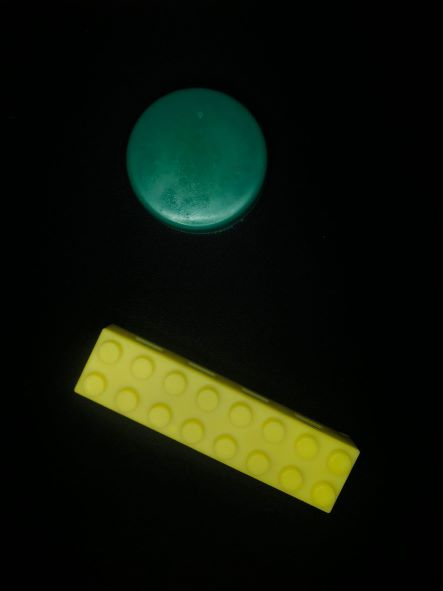
#> input picture AF4/Assets/Img4small.jpeg, 443 x 591 px, found by its file name
$ python main.py Assets/Img4small.jpeg
#> lines starting #> are read from the running program, lines starting #| are printed output that depends on the picture
##Actividad Fundamental 4
##Imports
import sys
import cv2 as cv


def main(argv):
    ##Variales
    profundidad = cv.CV_16S
    matrizkernel1 = 3
    matrizkernel2 = 5
    nombreImagen1 = 'Imagen 1 Kernel 1'
    nombreImagen2 = 'Imagen 1 Kernel'

    ##Cargando Imagen
    src1 = cv.imread("Assets\Img4small.jpeg", cv.IMREAD_COLOR)
#> src1 is the input picture: shape (591, 443, 3); mean B, G, R 9.3, 21.9, 15.8
    src2 = cv.imread("Assets\Img4small.jpeg", cv.IMREAD_COLOR)

    ## Revisamo si la iagen funciona bien
    if src1 is None:
        print ('Error al cargar la imagen, Reviasr variable src1')
        return -1

    if src2 is None:
        print ('Error al cargar la imagen, Reviasr variable src2')
        return -1

    ## Se limpia la imagen con el Blur
    src1 = cv.GaussianBlur(src1, (3, 3), 0)
    src2 = cv.GaussianBlur(src2, (3, 3), 0)

    ## Convertimos a Escala de Grises
    srcEscalaGrises1 = cv.cvtColor(src1, cv.COLOR_BGR2GRAY)
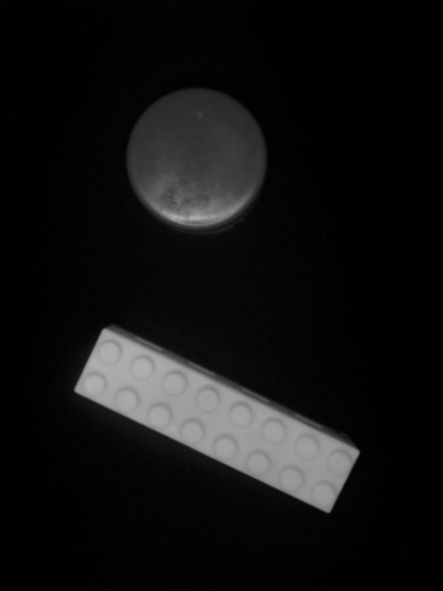
#> srcEscalaGrises1: shape (591, 443); min 0, max 177, mean 18.5
    srcEscalaGrises2 = cv.cvtColor(src2, cv.COLOR_BGR2GRAY)

    ## Aplicamos filtro de Laplace
    srclaplace1 = cv.Laplacian(srcEscalaGrises1, profundidad, ksize=matrizkernel1)
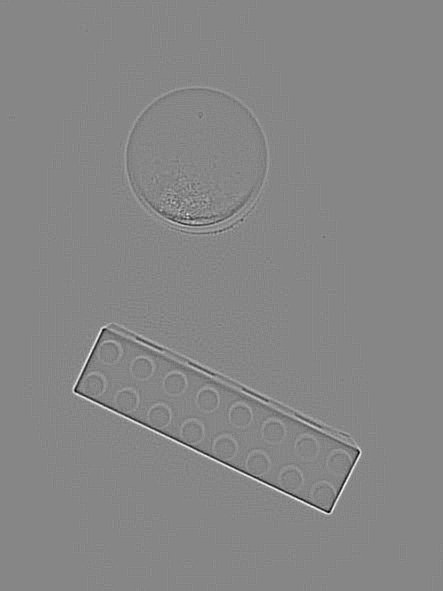
#> srclaplace1: shape (591, 443) int16; min -152, max 136, mean 0; drawn with min black and max white
    srclaplace2 = cv.Laplacian(srcEscalaGrises2, profundidad, ksize=matrizkernel2)

    ## Convertimos unidad de 8bits
    srcfinal1 = cv.convertScaleAbs(srclaplace1)
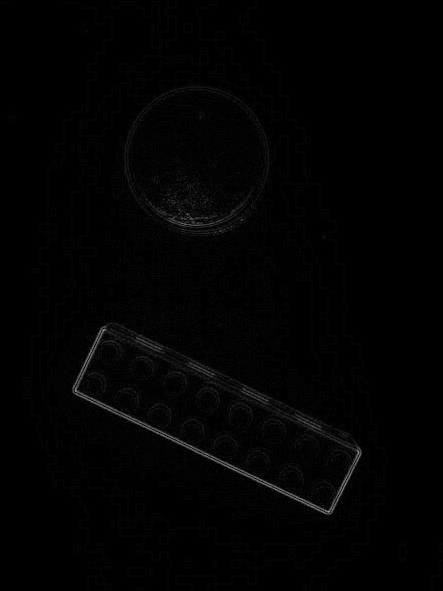
#> srcfinal1: shape (591, 443); min 0, max 152, mean 2.4
    srcfinal2 = cv.convertScaleAbs(srclaplace2)
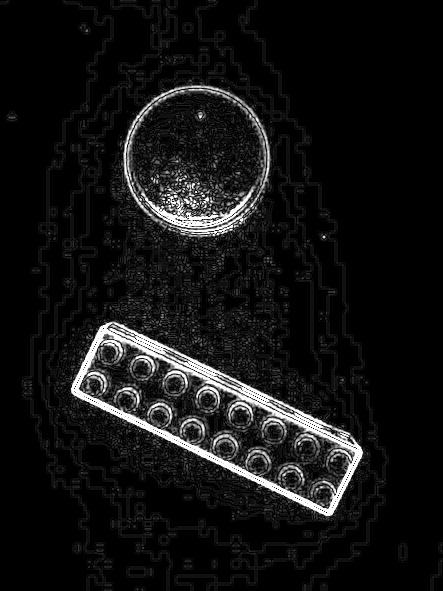
#> srcfinal2: shape (591, 443); min 0, max 255, mean 19.3

    ##Mostramops la imagen
    cv.imshow(nombreImagen1, srcfinal1)
    cv.imshow(nombreImagen2, srcfinal2)
    cv.waitKey(0)

    return 0
if __name__ == "__main__":
    main(sys.argv[1:])

$ run again, with AF4/Assets/Img2small.jpeg copied over AF4/Assets/Img4small.jpeg
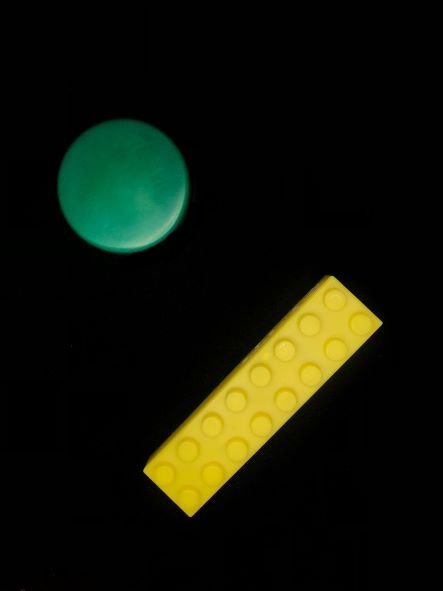
#> input picture AF4/Assets/Img2small.jpeg, 443 x 591 px, found by its file name
#> in main, src1 is the input picture: shape (591, 443, 3); mean B, G, R 7.9, 21.4, 17.8
#> in main, `srclaplace1 = cv.Laplacian(srcEscalaGrises1, profundidad, ksize=matriz..`:
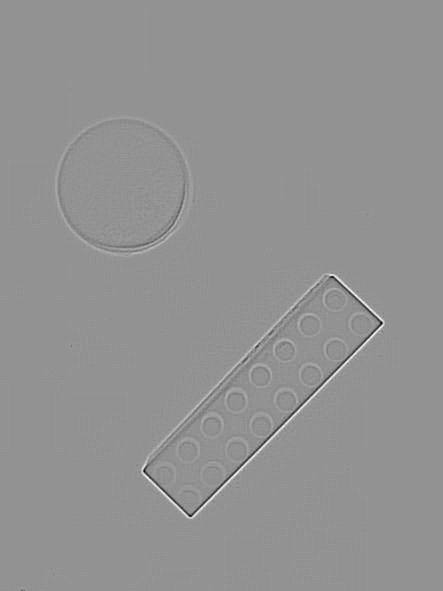
#> srclaplace1: shape (591, 443) int16; min -220, max 162, mean 0; drawn with min black and max white
#> in main, `srcfinal2 = cv.convertScaleAbs(srclaplace2)`:
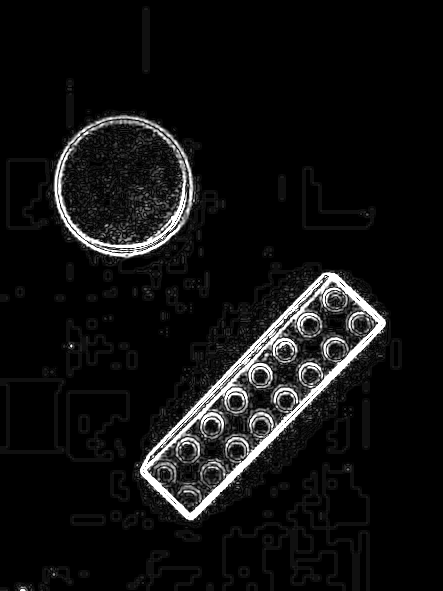
#> srcfinal2: shape (591, 443); min 0, max 255, mean 16.7
